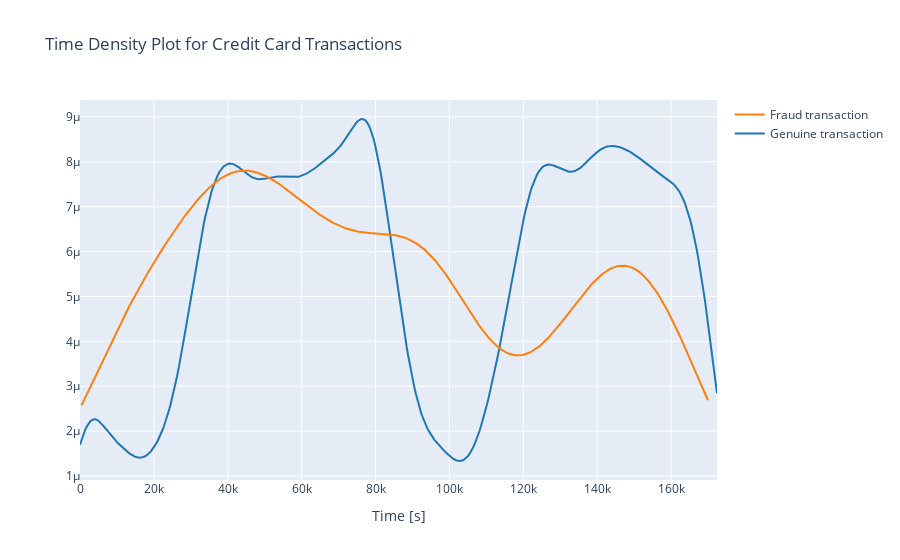

Source (notebook cell):
### Markdown cell above
# Data Exploration

### Code cell
#Plotting time density for the Credit Card transaction dataset
import plotly.figure_factory as ff
from plotly.offline import download_plotlyjs, init_notebook_mode, plot, iplot
Genuine_transaction = credit_dataset.loc[credit_dataset['Class'] == 0]["Time"]
fraud_transaction = credit_dataset.loc[credit_dataset['Class'] == 1]["Time"]
hist_data = [Genuine_transaction, fraud_transaction]
group_labels = ['Genuine transaction', 'Fraud transaction']

fig = ff.create_distplot(hist_data, group_labels, show_hist=False, show_rug=False)
fig['layout'].update(title='Time Density Plot for Credit Card Transactions', xaxis=dict(title='Time [s]'))
iplot(fig, filename='dist_only')

### Figure 1 — Plotly figure (JSON) as saved in the notebook; plotly's stock layout.template omitted (floating-point values rounded to 4 significant figures; data arrays with more than 128 entries replaced by an {"elided": "..."} marker saying what was removed)
{"data": [{"legendgroup": "Genuine transaction", "marker": {"color": "rgb(31, 119, 180)"}, "mode": "lines", "name": "Genuine transaction", "showlegend": true, "type": "scatter", "x": {"elided": "500 float values"}, "xaxis": "x", "y": {"elided": "500 float values"}, "yaxis": "y"}, {"legendgroup": "Fraud transaction", "marker": {"color": "rgb(255, 127, 14)"}, "mode": "lines", "name": "Fraud transaction", "showlegend": true, "type": "scatter", "x": {"elided": "500 float values"}, "xaxis": "x", "y": {"elided": "500 float values"}, "yaxis": "y"}], "layout": {"barmode": "overlay", "hovermode": "closest", "legend": {"traceorder": "reversed"}, "title": {"text": "Time Density Plot for Credit Card Transactions"}, "xaxis": {"anchor": "y2", "domain": [0, 1], "title": {"text": "Time [s]"}, "zeroline": false}, "yaxis": {"anchor": "free", "domain": [0, 1], "position": 0}}}
